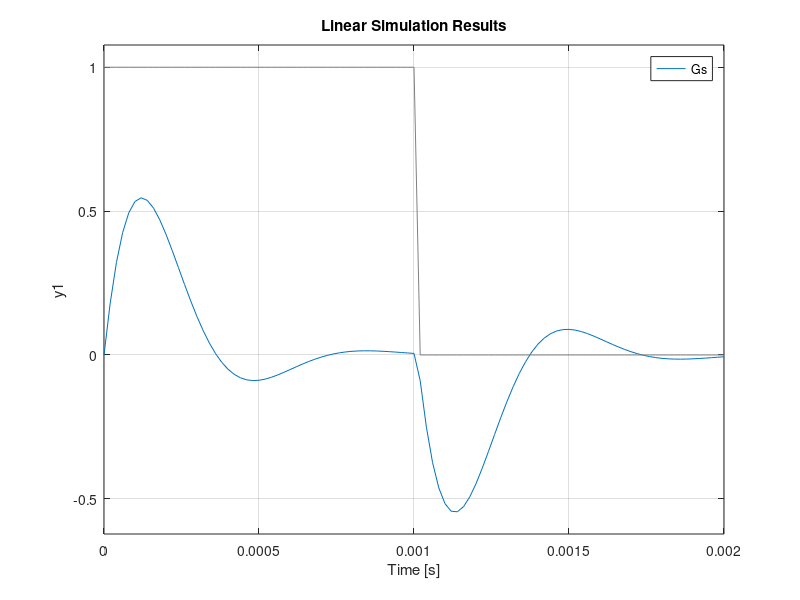

Write MATLAB code to recreate this figure.
% c)

R = 10;
L = 1e-3;
C = 10e-6;

Gs = tf([L 0], [R*L*C L R]);    % s = tf('s')
                                % Gs 0 s * L / (s^2 * R * L * C + S * L + R); 

step(2 * Gs);

[y, t] = step(Gs);
plot(t, 2*y)

% d)

T = [0 : 1e-6 : 3e-3];
Vi = ones(size(t));
Vi(t > 1e-3) = 2;
Vi(t > 1e-3) = 0;

lsim(Gs, Vi, t);